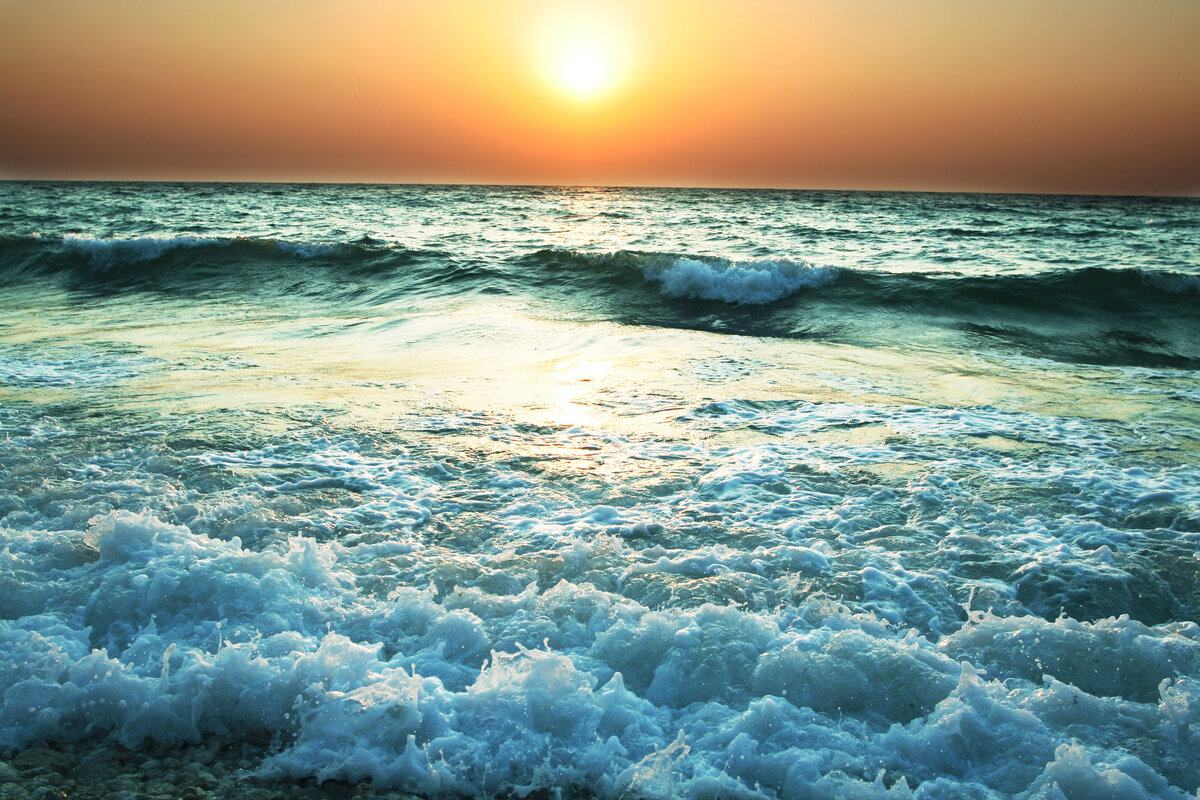
#> input picture pics/sea.jpg, 1200 x 800 px, found by its file name
$ python task3.py
#> lines starting #> are read from the running program, lines starting #| are printed output that depends on the picture
import cv2 as cv

img = cv.imread("pics\\sea.jpg")
#> img is the input picture: shape (800, 1200, 3); mean B, G, R 138.4, 150.8, 134.9
img = cv.resize(img, (img.shape[1]//2, img.shape[0]//2))
#> img: shape (400, 600, 3)
img_hsv = cv.cvtColor(img, cv.COLOR_BGR2HSV)
#> img_hsv: shape (400, 600, 3); mean H, S, V 64.5, 96.7, 168

print(img.shape)
#| (400, 600, 3)
cv.imshow("sea", img)
cv.imshow("hsv", img_hsv)

b, g, r = cv.split(img)
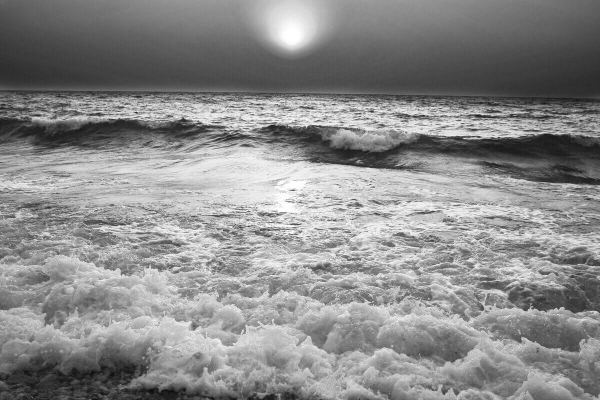
#> b: shape (400, 600); min 10, max 255, mean 138.5
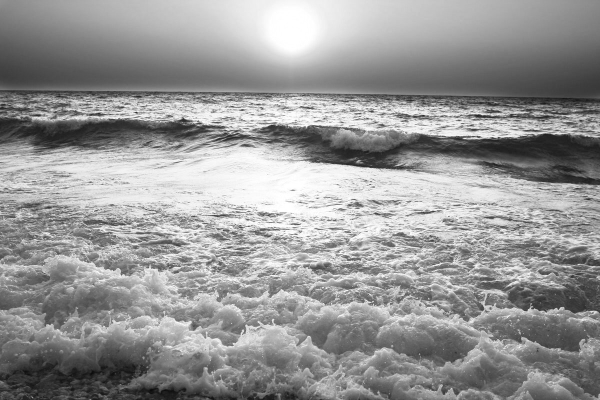
#> g: shape (400, 600); min 11, max 255, mean 150.9
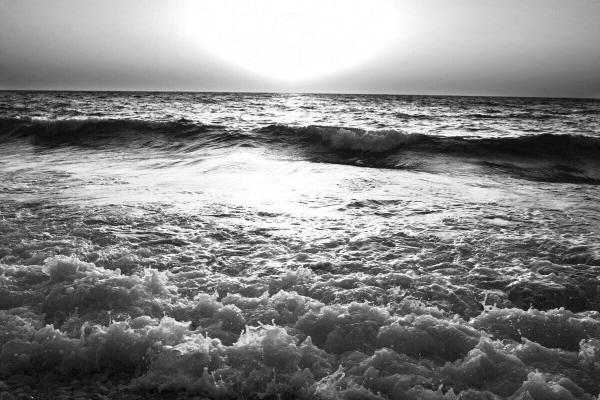
#> r: shape (400, 600); min 4, max 255, mean 135.1
h, s, v = cv.split(img_hsv)
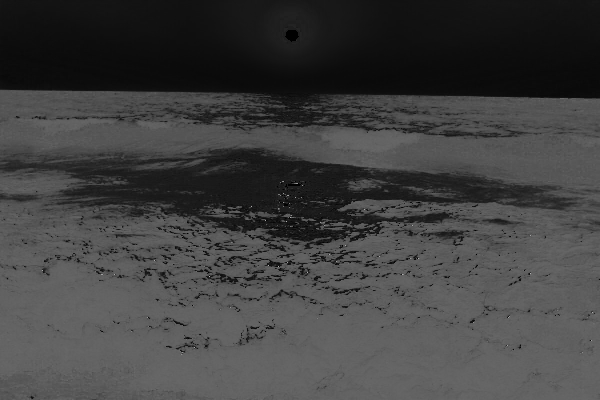
#> h: shape (400, 600); min 0, max 177, mean 64.5
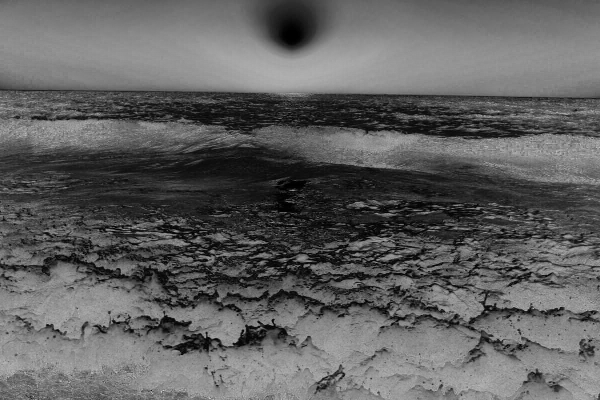
#> s: shape (400, 600); min 0, max 206, mean 96.7
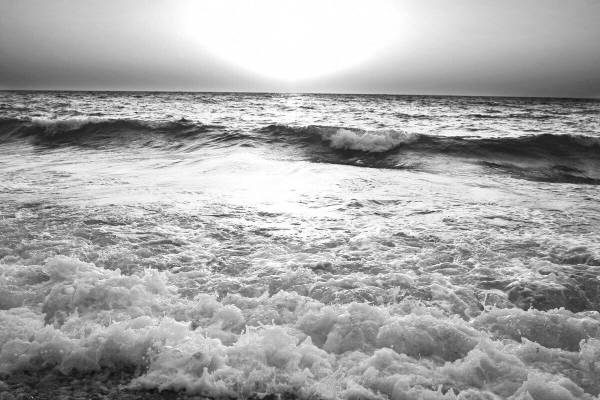
#> v: shape (400, 600); min 11, max 255, mean 168

# [6 lines of commented-out code are left out]

for i in range(0, img.shape[1]):
    for j in range(0, img.shape[0]):
        if 65 <= h[j, i] <= 135:
            img[j, i] = (0, 255, 0)
        else:
            img[j, i] = (0, 255, 255)
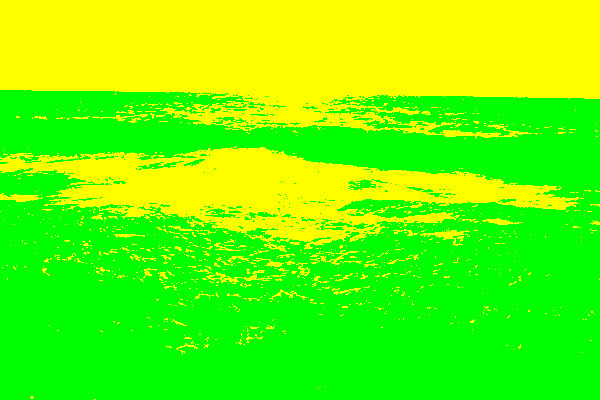
#> img: shape (400, 600, 3); mean B, G, R 0, 255, 100.4

cv.imshow("edit", img)

cv.waitKey(0)
cv.destroyAllWindows()

$ run again, with pics/street.jpg copied over pics/sea.jpg
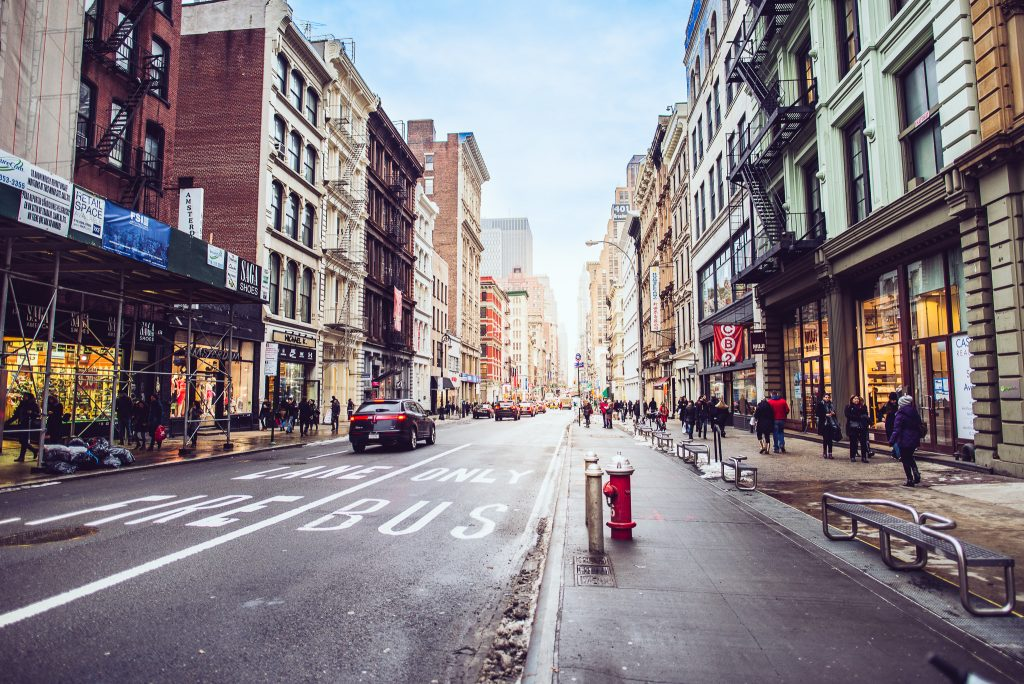
#> input picture pics/street.jpg, 1024 x 684 px, found by its file name
#> img is the input picture: shape (684, 1024, 3); mean B, G, R 133, 127.3, 135.5
#> img_hsv: shape (342, 512, 3); mean H, S, V 102.1, 52.9, 144.3
#| (342, 512, 3)
#> `h, s, v = cv.split(img_hsv)`:
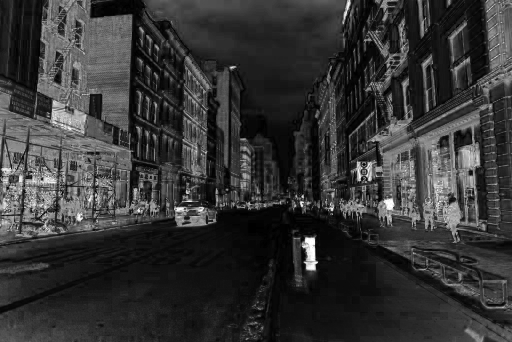
#> s: shape (342, 512); min 0, max 255, mean 52.9
#> after the loop `for i in range(0, img.shape[1]):`:
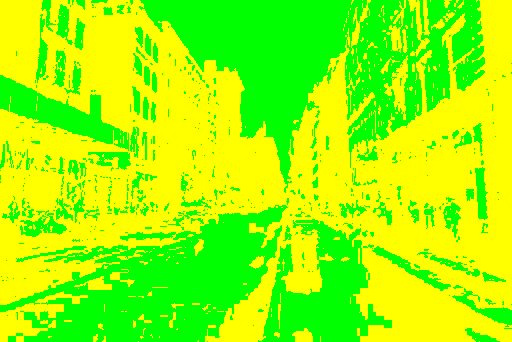
#> img: shape (342, 512, 3); mean B, G, R 0, 255, 150.4
